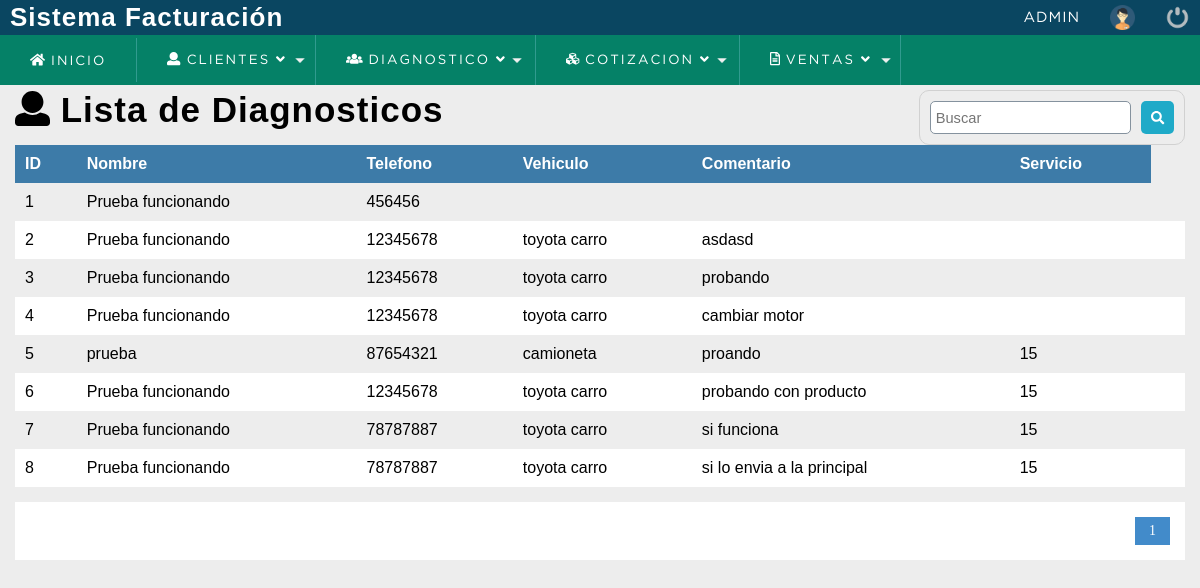
The app's page /sistema/lista_diagnostico.php (signed in) with its own data.
### tables this page shows
CREATE TABLE `diagnostico` (
  `idcliente` int(11) NOT NULL,
  `nombre` text NOT NULL,
  `telefono` bigint(20) NOT NULL,
  `usuario_id` int(11) NOT NULL,
  `estatus` int(11) NOT NULL DEFAULT 1,
  `vehiculo` text NOT NULL,
  `servicio` text NOT NULL,
  `comentario` text NOT NULL
);

### sistema/lista_diagnostico.php (the view, shortened to what this page needs)
<?php
	include "../conexion.php";
 ?>
<!DOCTYPE html>
<html lang="es">
<head>
	<?php include "includes/scripts.php"; ?>
</head>
<body>
	<?php include "includes/header.php"; ?>
	<section id="container">
		<h1><i class="fas fa-user"></i> Lista de Diagnosticos</h1>
		<form action="buscar_diagnostico.php" method="get" class="form_search">
			<input type="text" name="busqueda" id="busqueda" placeholder="Buscar">
			<button type="submit" class="btn_search"><i class="fas fa-search"></i></button>
		</form>
	<div class="containerTable">
		<table>
        <tr>
				<th>ID</th>
				<th>Nombre</th>
				<th>Telefono</th>
				<th>Vehiculo</th>
				<th>Comentario</th>
				<th>Servicio</th>
			</tr>
		<?php
			$sql_registe = mysqli_query($conection,"SELECT COUNT(*) as total_registro FROM diagnostico WHERE estatus = 1 ");
			$result_register = mysqli_fetch_array($sql_registe);
			$total_registro = $result_register['total_registro'];
			$por_pagina = 50;
			if(empty($_GET['pagina']))
			{
				$pagina = 1;
			}else{
				$pagina = $_GET['pagina'];
			}
			$desde = ($pagina-1) * $por_pagina;
			$total_paginas = ceil($total_registro / $por_pagina);
			$query = mysqli_query($conection,"SELECT* FROM diagnostico
											  WHERE estatus = 1 ORDER BY idcliente ASC LIMIT $desde,$por_pagina
				");
			$result = mysqli_num_rows($query);
			if($result > 0){
				while ($data = mysqli_fetch_array($query)) {
			?>
				<tr>
					<td><?php echo $data["idcliente"]; ?></td>
					<td><?php echo $data["nombre"]; ?></td>
					<td><?php echo $data["telefono"]; ?></td>
					<td><?php echo $data["vehiculo"]; ?></td>
					<td><?php echo $data["comentario"]; ?></td>
					<td><?php echo $data["servicio"]; ?></td>
					<td>
					</td>
				</tr>
		<?php
				}
			}
		 ?>
		</table>
	</div>
		<div class="paginador">
			<ul>
			<?php
				for ($i=1; $i <= $total_paginas; $i++) {
					if($i == $pagina)
					{
						echo '<li class="pageSelected">'.$i.'</li>';
					}else{
						echo '<li><a href="?pagina='.$i.'">'.$i.'</a></li>';
					}
				}
			 ?>
			</ul>
		</div>
	</section>
</body>
</html>

### sistema/css/style.css (style rules this page uses)
* { margin: 0; padding: 0; box-sizing: border-box; }
body { background: #ededed; }
h1, h2, h3, h4, h5, h6 { font-family: 'arial'; font-weight: bold; letter-spacing: 1px; }
h1 { font-size: 26px; }
#container { padding: 90px 15px 15px; }
form { background: #FFF; margin: auto; padding: 20px 50px; border: 1px solid #d1d1d1; }
input,select { display: block; width: 100%; font-size: 11pt; padding: 5px; border: 1px solid #85929e; border-radius: 5px; }
#container h1 { font-size: 35px; display: inline-block; }
table { border-collapse: collapse; font-size: 12pt; font-family: 'arial'; width: 100%; }
table th { text-align: left; padding: 10px; background: #3d7ba8; color: #FFF; }
table tr:nth-child(odd) { background: #FFF; }
table td { padding: 10px; }
.paginador ul { padding: 15px; list-style: none; background: #FFF; margin-top: 15px; display: -webkit-flex; display: -moz-flex; display: -ms-flex; display: -o-flex; display: flex; justify-content: flex-end; }
.paginador a, .pageSelected { color: #428bca; border: 1px solid #ddd; padding: 5px; display: inline-block; font-size: 14px; text-align: center; width: 35px; }
.pageSelected { color: #FFF; background: #428bca; border: 1px solid #428bca; }
.form_search { display: -webkit-flex; display: -moz-flex; display: -ms-flex; display: -o-flex; display: flex; float: right; background: initial; padding: 10px; border-radius: 10px; }
.form_search .btn_search { background: #1faac8; color: #FFF; padding: 10px; border: 0; cursor: pointer; margin-left: 10px; display: -webkit-flex; display: -moz-flex; display: -ms-flex; display: -o-flex; display: flex; border-radius: 5px; }

### records on screen
diagnostico: idcliente "1", nombre "Prueba funcionando", telefono "456456"
diagnostico: idcliente "2", nombre "Prueba funcionando", telefono "12345678", vehiculo "toyota carro", comentario "asdasd"
diagnostico: idcliente "3", nombre "Prueba funcionando", telefono "12345678", vehiculo "toyota carro", comentario "probando"
diagnostico: idcliente "4", nombre "Prueba funcionando", telefono "12345678", vehiculo "toyota carro", comentario "cambiar motor"
diagnostico: idcliente "5", nombre "prueba", telefono "87654321", vehiculo "camioneta", comentario "proando", servicio "15"
diagnostico: idcliente "6", nombre "Prueba funcionando", telefono "12345678", vehiculo "toyota carro", comentario "probando con producto", servicio "15"
diagnostico: idcliente "7", nombre "Prueba funcionando", telefono "78787887", vehiculo "toyota carro", comentario "si funciona", servicio "15"
diagnostico: idcliente "8", nombre "Prueba funcionando", telefono "78787887", vehiculo "toyota carro", comentario "si lo envia a la principal", servicio "15"

### other values on screen
$_SESSION['user'] "ADMIN"
